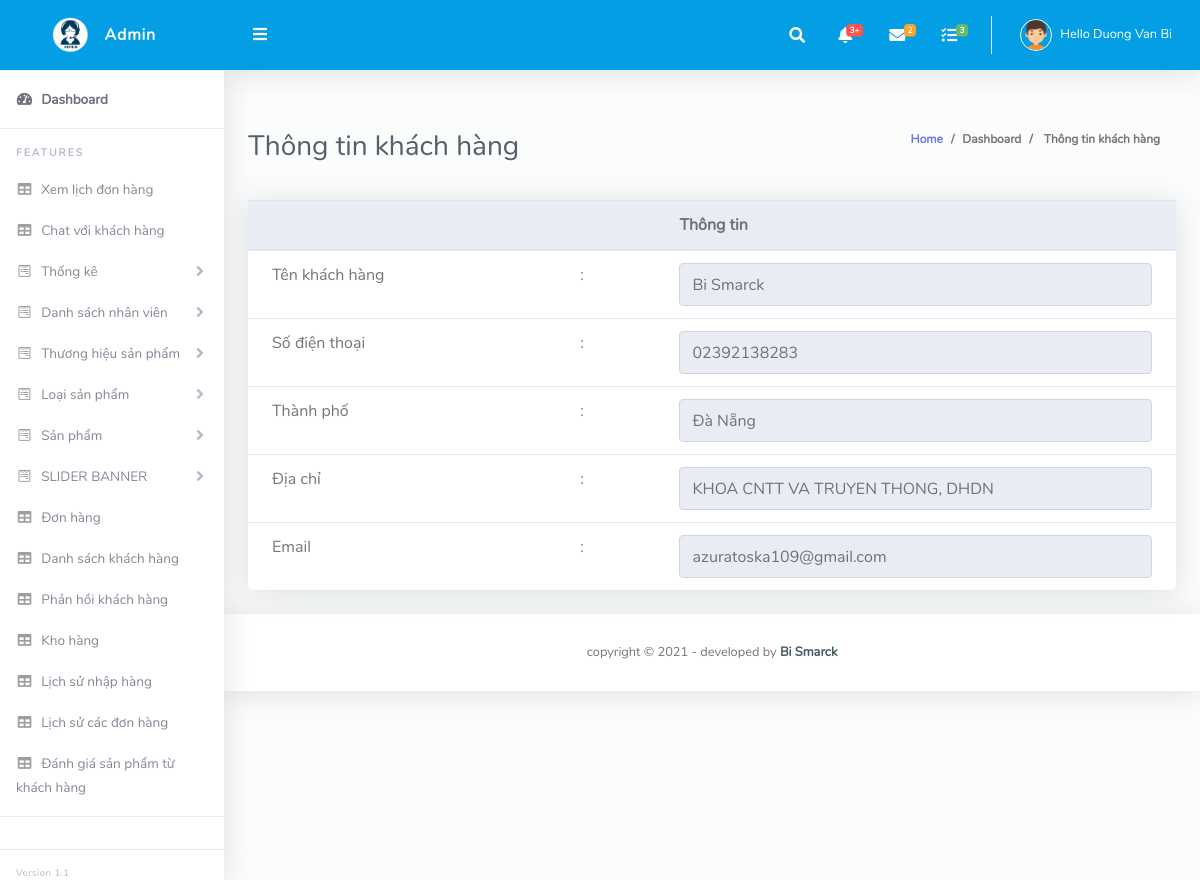
Screenshot of /admin/customer.php?customerid=2 (signed in) with the database file from the repository.
### tables this page shows
CREATE TABLE `account` (
  `id` int(11) NOT NULL,
  `name` varchar(255) NOT NULL,
  `address` varchar(255) NOT NULL,
  `country` varchar(255) NOT NULL,
  `phone` varchar(255) NOT NULL,
  `email` varchar(255) NOT NULL,
  `User` varchar(255) NOT NULL,
  `password` varchar(255) NOT NULL,
  `Matk` int(11) NOT NULL
);

### lib/database.php (called while the page is built, shortened)
<?php
Class Database extends PDO{
   public $host   = host_db;
   public $user   = user_db;
   public $pass   = pass_db;
   public $dbname = name_db;
   public $link;
private function connectDB(){
   $this->link = new mysqli($this->host, $this->user, $this->pass,
    $this->dbname);
 }
public function select($query){
  $result = $this->link->query($query) or
   die($this->link->error.__LINE__);
  if($result->num_rows > 0){
    return $result;
  } else {
    return false;
  }
 }
}

### classes/customer.php (called while the page is built, shortened)
<?php
	$filepath = realpath(dirname(__FILE__));
	include_once ($filepath.'/../lib/database.php');
?>
<?php
class customer
	{
		private $db;
		public function __construct()
		{
			$this->db = new Database();
		}
			public function show_customers($id)
		{
			$query = "SELECT * FROM account WHERE id='$id' ";
			$result = $this->db->select($query);
			return $result;
		}
}
?>

### admin/customer.php (the view, shortened to what this page needs)
<?php include 'inc/header.php';?>
<?php include 'inc/headertop.php';?>
<?php
    $filepath = realpath(dirname(__FILE__));
    include_once ($filepath.'/../classes/customer.php');
 ?>
<?php
    $cs = new customer();
    if(!isset($_GET['customerid']) || $_GET['customerid'] == NULL){
        echo "<script> window.location = 'inbox.php' </script>";
    }else {
        $id = $_GET['customerid'];
    }
  ?>
<div class="container-fluid" id="container-wrapper">
 <div class="d-sm-flex align-items-center justify-content-between mb-4">
            <h1 class="h3 mb-0 text-gray-800">Thông tin khách hàng</h1>
            <ol class="breadcrumb">
              <li class="breadcrumb-item"><a href="./">Home</a></li>
              <li class="breadcrumb-item">Dashboard</li>
              <li class="breadcrumb-item active" aria-current="page"> Thông tin khách hàng</li>
            </ol>
          </div>
<div class="row">
    <div class="col-lg-12 mb-4">
        <div class="card">
            <div class="table-responsive">
                 <?php
                    $get_customer = $cs->show_customers($id);
                    if($get_customer){
                        while ($result = $get_customer->fetch_assoc()) {
                  ?>
                  <form action="" method="post">
                <table class="table align-items-center table-flush">
                      <thead class="thead-light">
                      <tr>
                      <th></th>
                      <th>
                            <th>Thông tin</th>
                      </tr>
                    </thead>
                    <tbody>
                   <tr>
                            <td>Tên khách hàng</td>
                            <td>:</td>
                            <td>
                                <input type="text" readonly="readonly" value="<?php echo $result['name']; ?>" name="catName" class="form-control" />
                            </td>
                        </tr>
                        <tr>
                            <td>Số điện thoại</td>
                            <td>:</td>
                            <td>
                                <input type="text" readonly="readonly" value="<?php echo $result['phone']; ?>" name="catName" class="form-control" />
                            </td>
                        </tr>
                        <tr>
                            <td>Thành phố</td>
                            <td>:</td>
                            <td>
                                <input type="text" readonly="readonly" value="<?php echo $result['country']; ?>" name="catName" class="form-control" />
                            </td>
                        </tr>
                        <tr>
                            <td>Địa chỉ</td>
                            <td>:</td>
                            <td>
                                <input type="text" readonly="readonly" value="<?php echo $result['address']; ?>" name="catName" class="form-control" />
                            </td>
                        </tr>
                        <tr>
                            <td>Email</td>
                            <td>:</td>
                            <td>
                                <input type="text" readonly="readonly" value="<?php echo $result['email']; ?>" name="catName" class="form-control" />
                            </td>
                        </tr>
                        <?php
                        }
                        }
                        ?>
                    </tbody>
                </table>
            </form>
            </div>
        </div>
    </div>
</div>
    </div>
<?php include 'inc/footer.php';?>

### admin/css/admin.css (style rules this page uses)
html { position: relative; min-height: 100%; font-family: Nunito }
body { height: 100% }
.container, .container-fluid, .container-login { padding-left: 1.5rem; padding-right: 1.5rem }
.text-gray-800 { color: #5a5c69 !important }
.breadcrumb { background-color: transparent; font-size: 12px; font-weight: 700 }
.table-flush td, .table-flush th { border-right: 0; border-left: 0 }
.table-flush tbody tr:first-child td, .table-flush tbody tr:first-child th { border-top: 0 }
.table-flush tbody tr:last-child td, .table-flush tbody tr:last-child th { border-bottom: 0 }
.card .table { margin-bottom: 0 }
.card .table td, .card .table th { padding-right: 1.5rem; padding-left: 1.5rem }
.card { -webkit-box-shadow: 0 .15rem 1.75rem 0 rgba(58, 59, 69, .15) !important; box-shadow: 0 .15rem 1.75rem 0 rgba(58, 59, 69, .15) !important }

### rows the page displays
account: catName "Bi Smarck", catName "02392138283", catName "Đà Nẵng", catName "KHOA CNTT VA TRUYEN THONG, DHDN", catName "azuratoska109@gmail.com"

### other values shown
Session::get('adminName') "Duong Van Bi"
